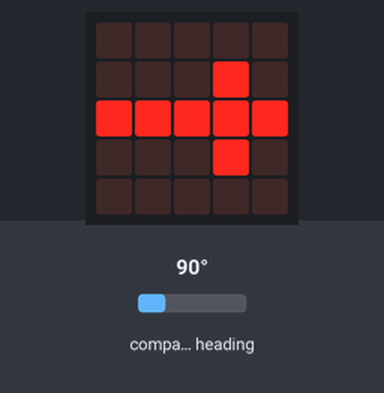
A program run on a simulated BBC micro:bit running MicroPython. Parts: the board's 5×5 LED display. Inputs (shaded band) come from the test bench; at power-on: compass heading 90°. The compass is already calibrated.

Above: at 1.3 s.
1.4 s: compass heading set to 50°
2.9 s: compass heading set to 42°
At 3.8 s:
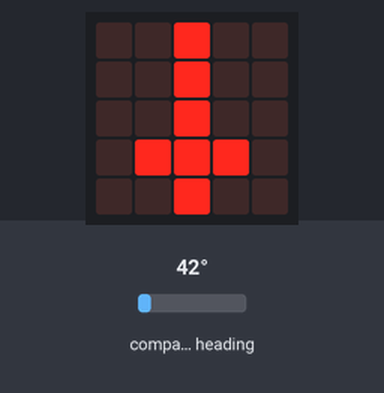
4.4 s: compass heading set to 180°
At 4.9 s:
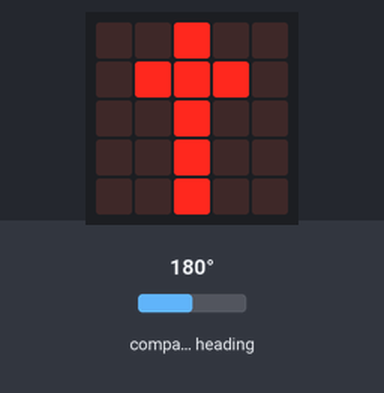
5.9 s: compass heading set to 218°
7.4 s: compass heading set to 229°
At 8.4 s:
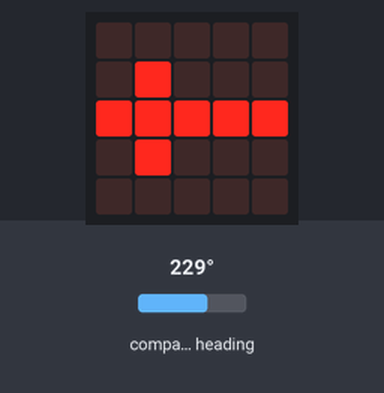
8.9 s: compass heading set to 7°
At 9.5 s:
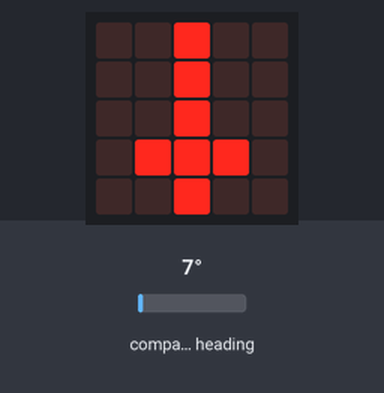
Timing chart, 0 to 11.4 s (numbered marks = the images above; inputs shaded):
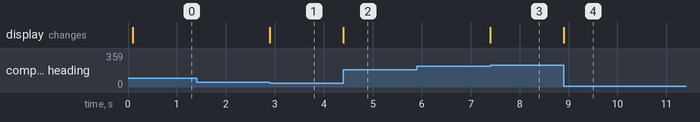

The program:

compass0830.py
```python
from microbit import *
N=Image("00900:"
        "00900:"
        "00900:"
        "09990:"
        "00900")
E=Image("00000:"
        "00090:"
        "99999:"
        "00090:"
        "00000")
S=Image("00900:"
        "09990:"
        "00900:"
        "00900:"
        "00900")
W=Image("00000:"
        "09000:"
        "99999:"
        "09000:"
        "00000")
compass.calibrate()
while 1:
    A=compass.heading()
    if A<45:
        display.show(N)
    elif A<135:
        display.show(E)
    elif A<225:
        display.show(S)
    elif A<315:
        display.show(W)
    else:
        display.show(N)
```

Measured:
- the behaviour switches between 45 and 44° on compass heading (found by bisection; images 0 and 1)
- the behaviour switches between 224 and 225° on compass heading (found by bisection; images 2 and 3)
- after the input at 1.4 s, every drawn part: stays the same
- after the input at 2.9 s, the display: changes at once (image 1)
- after the input at 4.4 s, the display: changes at once (image 2)
- after the input at 5.9 s, every drawn part: stays the same
- after the input at 7.4 s, the display: changes at once (image 3)
- after the input at 8.9 s, the display: changes at once (image 4)
